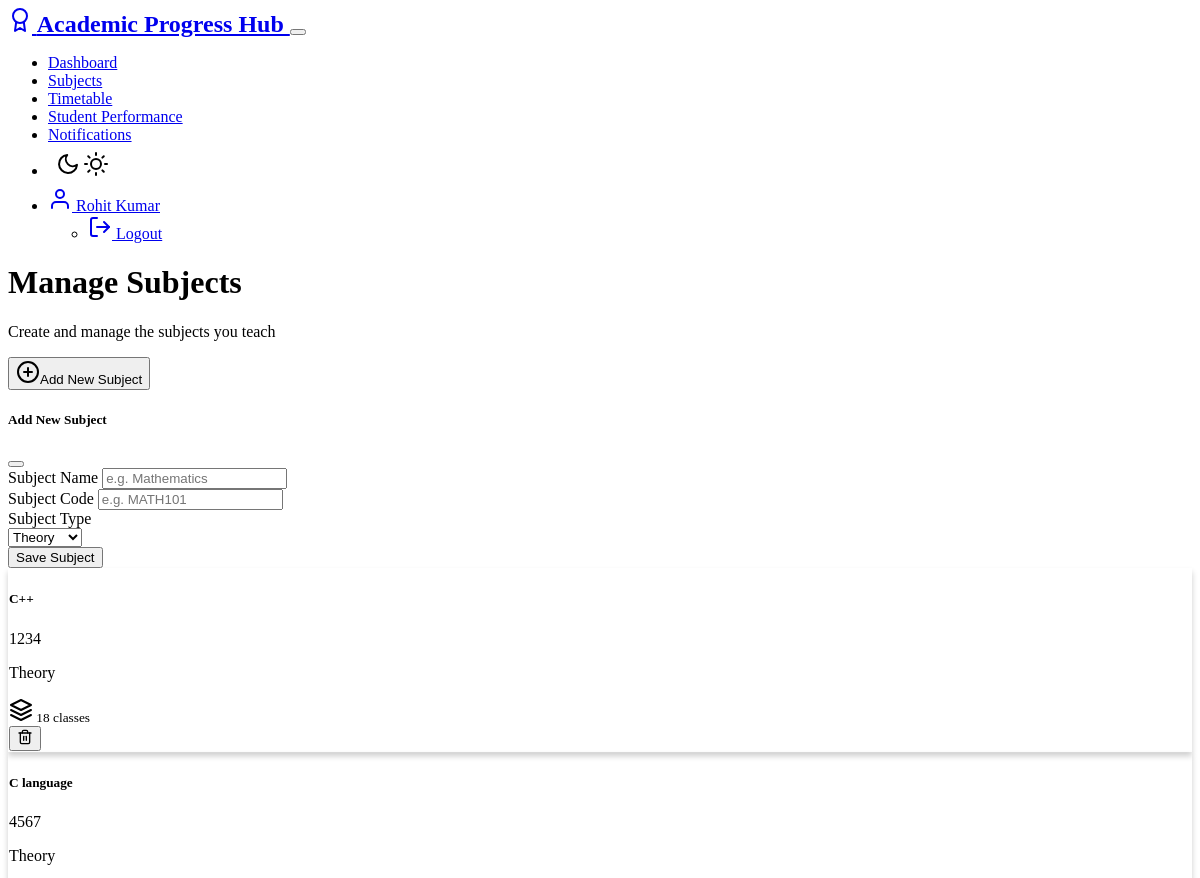
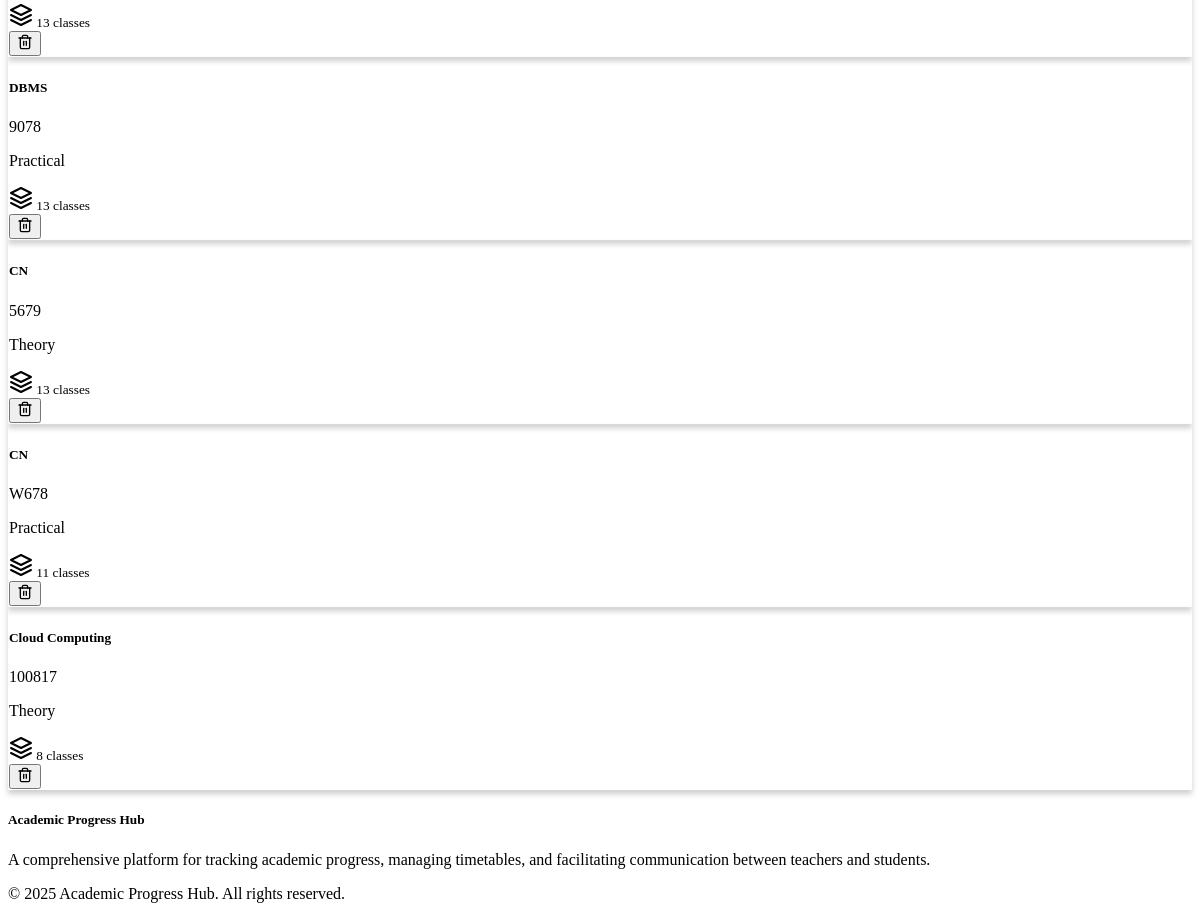
The app's page /teacher/subjects (signed in) with its own data (2 pictures, top to bottom).
### models.py (models this page shows, shortened)
class User(UserMixin, db.Model):
    __tablename__ = 'users'
    id = db.Column(db.Integer, primary_key=True)
    username = db.Column(db.String(64), unique=True, nullable=False)
    email = db.Column(db.String(120), unique=True, nullable=False)
    password_hash = db.Column(db.String(256), nullable=False)
    role = db.Column(db.String(10), nullable=False)  # 'admin', 'teacher' or 'student'
    created_at = db.Column(db.DateTime, default=datetime.utcnow)
    teacher_profile = db.relationship('Teacher', backref='user', uselist=False, cascade='all, delete-orphan')
    student_profile = db.relationship('Student', backref='user', uselist=False, cascade='all, delete-orphan')

class Subject(db.Model):
    __tablename__ = 'subjects'
    id = db.Column(db.Integer, primary_key=True)
    name = db.Column(db.String(100), nullable=False)
    code = db.Column(db.String(20), nullable=False, unique=True)
    type = db.Column(db.String(20), nullable=False, default='Theory')
    teacher_id = db.Column(db.Integer, db.ForeignKey('teachers.id'), nullable=False)
    timetables = db.relationship('Timetable', backref='subject', cascade='all, delete-orphan')
    performances = db.relationship('Performance', backref='subject', cascade='all, delete-orphan')

### routes/teacher_routes.py (the view)
    def decorated_function(*args, **kwargs):
        if not current_user.is_authenticated or current_user.role != 'teacher':
            flash('Access denied: Teacher permissions required.', 'danger')
            return redirect(url_for('auth.login'))
        return f(*args, **kwargs)

### forms.py
class SubjectForm(FlaskForm):
    name = StringField('Subject Name', validators=[DataRequired()])
    code = StringField('Subject Code', validators=[DataRequired()])
    type = SelectField('Subject Type', choices=[('Theory', 'Theory'), ('Practical', 'Practical')], validators=[DataRequired()])
    submit = SubmitField('Save Subject')

### app.py (called while the page is built)
@login_manager.user_loader
def load_user(user_id):
    from models import User
    return User.query.get(int(user_id))

### routes/teacher_routes.py (called while the page is built, shortened)
def teacher_required(f):
    def decorated_function(*args, **kwargs):
        if not current_user.is_authenticated or current_user.role != 'teacher':
            flash('Access denied: Teacher permissions required.', 'danger')
            return redirect(url_for('auth.login'))
        return f(*args, **kwargs)
    decorated_function.__name__ = f.__name__
    return login_required(decorated_function)

@teacher.route('/subjects', methods=['GET', 'POST'])
@teacher_required
def subjects():
    teacher_profile = Teacher.query.filter_by(user_id=current_user.id).first()
    form = SubjectForm()
    subjects = Subject.query.filter_by(teacher_id=teacher_profile.id).all()
    return render_template('teacher/subjects.html', form=form, subjects=subjects)

### templates/teacher/subjects.html (shortened to what this page needs)
{% extends 'layout.html' %}
{% block content %}
<div class="row mb-4 align-items-center">
    <div class="col">
        <h1 class="mb-0">Manage Subjects</h1>
        <p class="text-muted">Create and manage the subjects you teach</p>
    </div>
    <div class="col-auto">
        <button type="button" class="btn btn-primary" data-bs-toggle="modal" data-bs-target="#newSubjectModal">
            <span data-feather="plus-circle" class="me-2"></span>Add New Subject
        </button>
    </div>
</div>
<div class="modal fade" id="newSubjectModal" tabindex="-1" aria-labelledby="newSubjectModalLabel" aria-hidden="true">
    <div class="modal-dialog">
        <div class="modal-content">
            <div class="modal-header">
                <h5 class="modal-title" id="newSubjectModalLabel">Add New Subject</h5>
                <button type="button" class="btn-close" data-bs-dismiss="modal" aria-label="Close"></button>
            </div>
            <div class="modal-body">
                <form method="POST" action="{{ url_for('teacher.subjects') }}">
                    <div class="mb-3">
                        {{ form.name.label(class="form-label") }}
                        {{ form.name(class="form-control", placeholder="e.g. Mathematics") }}
                    </div>
                    <div class="mb-3">
                        {{ form.code.label(class="form-label") }}
                        {{ form.code(class="form-control", placeholder="e.g. MATH101") }}
                    </div>
                    <div class="mb-3">
                        {{ form.type.label(class="form-label") }}
                        <div>
                            {{ form.type(class="form-select") }}
                        </div>
                    </div>
                    <div class="d-grid">
                        {{ form.submit(class="btn btn-primary") }}
                    </div>
                </form>
            </div>
        </div>
    </div>
</div>
{% if subjects %}
    <div class="row g-4">
        {% for subject in subjects %}
            <div class="col-md-6 col-lg-4">
                <div class="card h-100">
                    <div class="card-body">
                        <div class="d-flex justify-content-between align-items-center mb-2">
                            <h5 class="card-title mb-0">{{ subject.name }}</h5>
                            <span class="badge bg-secondary">{{ subject.code }}</span>
                        </div>
                        <p class="text-muted mb-2">{{ subject.type }}</p>
                        <div class="d-flex justify-content-between mt-3">
                            <small class="text-muted">
                                <span data-feather="layers" class="me-1"></span>
                                {{ subject.timetables|length }} classes
                            </small>
                            <form method="POST" action="{{ url_for('teacher.delete_subject', subject_id=subject.id) }}" onsubmit="return confirm('Are you sure you want to delete this subject? This will also delete all related timetables and performance records.');">
                                <button type="submit" class="btn btn-sm btn-outline-danger">
                                    <span data-feather="trash-2" style="width: 16px; height: 16px;"></span>
                                </button>
                            </form>
                        </div>
                    </div>
                </div>
            </div>
        {% endfor %}
    </div>
{% endif %}
{% endblock %}

### templates/layout.html (shortened to what this page needs)
<!DOCTYPE html>
<html lang="en" data-bs-theme="dark">
<head>
    <link rel="stylesheet" href="https://cdn.replit.com/agent/bootstrap-agent-dark-theme.min.css">
    <link rel="stylesheet" href="{{ url_for('static', filename='css/style.css') }}">
</head>
<body>
    <nav class="navbar navbar-expand-lg navbar-dark bg-dark mb-4">
        <div class="container">
            <a class="navbar-brand" href="{{ url_for('index') }}">
                <span data-feather="award" class="me-2"></span>
                Academic Progress Hub
            </a>
            <button class="navbar-toggler" type="button" data-bs-toggle="collapse" data-bs-target="#navbarNav">
            </button>
            <div class="collapse navbar-collapse" id="navbarNav">
                <ul class="navbar-nav ms-auto">
                    {% if current_user.is_authenticated %}
                        {% if current_user.role == 'admin' %}
                            <li class="nav-item">
                                <a class="nav-link" href="{{ url_for('admin.admin_dashboard') }}">Admin Dashboard</a>
                            </li>
                            <li class="nav-item">
                                <a class="nav-link" href="{{ url_for('admin.manage_users') }}">Manage Users</a>
                            </li>
                        {% elif current_user.role == 'teacher' %}
                            <li class="nav-item">
                                <a class="nav-link" href="{{ url_for('teacher.dashboard') }}">Dashboard</a>
                            </li>
                            <li class="nav-item">
                                <a class="nav-link" href="{{ url_for('teacher.subjects') }}">Subjects</a>
                            </li>
                            <li class="nav-item">
                                <a class="nav-link" href="{{ url_for('teacher.timetable') }}">Timetable</a>
                            </li>
                            <li class="nav-item">
                                <a class="nav-link" href="{{ url_for('teacher.student_performance') }}">Student Performance</a>
                            </li>
                            <li class="nav-item">
                                <a class="nav-link" href="{{ url_for('notification.teacher_notifications') }}">Notifications</a>
                            </li>
                        {% endif %}
                        <li class="nav-item">
                            <button class="nav-link btn theme-toggle px-2" id="themeToggle" title="Toggle Light/Dark Mode">
                                <span data-feather="moon" class="theme-icon-dark d-none"></span>
                                <span data-feather="sun" class="theme-icon-light"></span>
                            </button>
                        </li>
                        <li class="nav-item dropdown">
                            <a class="nav-link dropdown-toggle" href="#" id="userDropdown" role="button" data-bs-toggle="dropdown">
                                <span data-feather="user" class="me-1"></span>
                                {{ current_user.username }}
                            </a>
                            <ul class="dropdown-menu dropdown-menu-end">
                                <li>
                                    <a class="dropdown-item" href="{{ url_for('auth.logout') }}">
                                        <span data-feather="log-out" class="me-1"></span> Logout
                                    </a>
                                </li>
                            </ul>
                        </li>
                    {% endif %}
                </ul>
            </div>
        </div>
    </nav>
    <main class="container my-4">
        {% block content %}{% endblock %}
    </main>
    <footer class="bg-dark text-light py-4 mt-5">
        <div class="container">
            <div class="row">
                <div class="col-md-6">
                    <h5>Academic Progress Hub</h5>
                    <p>A comprehensive platform for tracking academic progress, managing timetables, and facilitating communication between teachers and students.</p>
                </div>
                <div class="col-md-6 text-md-end">
                    <p>&copy; 2025 Academic Progress Hub. All rights reserved.</p>
                </div>
            </div>
        </div>
    </footer>
</body>
</html>

### static/css/style.css (style rules this page uses)
:root { --transition-speed: 0.3s; }
.theme-toggle { background: transparent; border: none; cursor: pointer; padding: 0.5rem; transition: color var(--transition-speed); }
.navbar-brand { font-weight: bold; font-size: 1.5rem; }
.card { background-color: var(--bs-dark); border: 1px solid rgba(255, 255, 255, 0.1); box-shadow: 0 4px 6px rgba(0, 0, 0, 0.2); overflow: hidden; }
body, .card, .chart-container { transition: background-color var(--transition-speed) ease, color var(--transition-speed) ease, border-color var(--transition-speed) ease; }

### records on screen
User: username "Rohit Kumar"
Subject: name "C++", code "1234", type "Theory", timetables|length "18"
Subject: name "C language", code "4567", type "Theory", timetables|length "13"
Subject: name "DBMS", code "9078", type "Practical", timetables|length "13"
Subject: name "CN", code "5679", type "Theory", timetables|length "13"
Subject: name "CN", code "W678", type "Practical", timetables|length "11"
Subject: name "Cloud Computing", code "100817", type "Theory", timetables|length "8"
